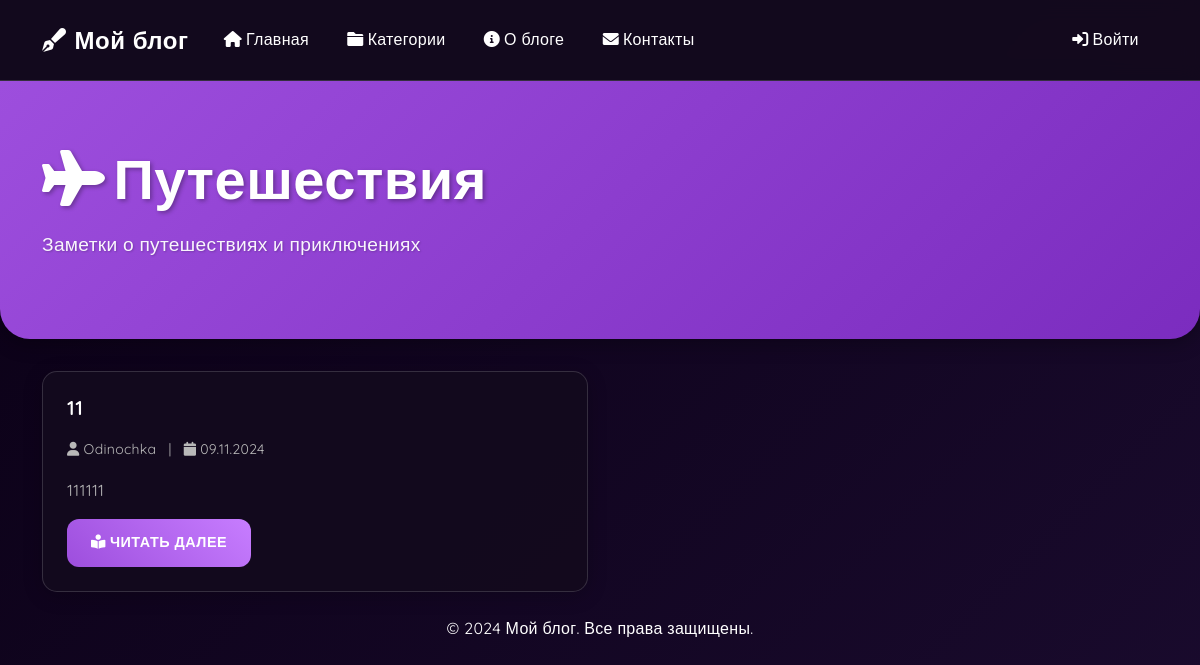
The app's page /category/-1/ with its own data.
### blog/models.py (models this page shows, shortened)
class Category(models.Model):
    name = models.CharField(max_length=100, verbose_name="Название")
    slug = models.SlugField(unique=True, blank=True)
    description = models.TextField(verbose_name="Описание")
    icon = models.CharField(max_length=50, default="fa-folder")
    class Meta:
        verbose_name = "Категория"
        verbose_name_plural = "Категории"

class Post(models.Model):
    title = models.CharField(max_length=200, verbose_name="Заголовок")
    content = RichTextField(verbose_name="Содержание")
    author = models.ForeignKey(User, on_delete=models.CASCADE, related_name='posts')
    category = models.ForeignKey(Category, on_delete=models.SET_NULL, null=True, related_name='posts')
    created_at = models.DateTimeField(auto_now_add=True)
    updated_at = models.DateTimeField(auto_now=True)
    is_published = models.BooleanField(default=False)
    thumbnail = models.ImageField(upload_to='post_thumbnails/', null=True, blank=True, verbose_name="Обложка поста")
    attachments = models.ManyToManyField('PostAttachment', blank=True, related_name='posts')
    views_count = models.PositiveIntegerField(default=0)
    is_locked = models.BooleanField(default=False, verbose_name="Заблокирован")
    class Meta:
        ordering = ['-created_at']
        verbose_name = "Пост"
        verbose_name_plural = "Посты"

### blog/views.py (the view)
# urls.py: path('category/<slug:slug>/', views.category_detail, name='category_detail'),
def category_detail(request, slug):
    category = get_object_or_404(Category, slug=slug)
    posts = Post.objects.filter(category=category, is_published=True).order_by('-created_at')
    return render(request, 'blog/category_detail.html', {
        'category': category,
        'posts': posts
    })

### blog/templates/blog/category_detail.html (shortened to what this page needs)
{% extends 'base.html' %}
{% block content %}
<div class="hero-section">
    <div class="container">
        <h1 class="display-4">
            <i class="fas {{ category.icon }} me-2"></i>{{ category.name }}
        </h1>
        <p class="lead">{{ category.description }}</p>
    </div>
</div>
<div class="container">
    <div class="row">
        {% for post in posts %}
        <div class="col-md-6 mb-4">
            <div class="card h-100">
                <div class="card-body">
                    <h5 class="card-title">{{ post.title }}</h5>
                    <p class="card-text text-muted">
                        <small>
                            <i class="fas fa-user me-1"></i>{{ post.author.username }}
                            <span class="mx-2">|</span>
                            <i class="fas fa-calendar me-1"></i>{{ post.created_at|date:"d.m.Y" }}
                        </small>
                    </p>
                    <div class="card-text mb-3">
                        {{ post.content|safe|truncatewords:30 }}
                    </div>
                    <a href="{% url 'blog:post_detail' pk=post.pk %}" class="btn btn-primary">
                        <i class="fas fa-book-reader me-1"></i>Читать далее
                    </a>
                </div>
            </div>
        </div>
        {% empty %}
        <div class="col-12">
            <div class="alert alert-info">
                <i class="fas fa-info-circle me-2"></i>В этой категории пока нет постов.
            </div>
        </div>
        {% endfor %}
    </div>
</div>
{% endblock %}

### static/css/style.css (style rules this page uses)
:root { --primary-color: #9D4EDD; --secondary-color: #7B2CBF; --accent-color: #C77DFF; --background-color: #0A0015; --card-bg: rgba(20, 10, 30, 0.95); --text-color: #FFFFFF; --text-muted: #B8B8B8; --link-color: #E0AAFF; --hover-color: #F3D1FF; --border-color: rgba(255, 255, 255, 0.15); --input-bg: rgba(30, 15, 45, 0.95); }
body { font-family: 'Quicksand', sans-serif; background: linear-gradient(135deg, var(--background-color), #1A0B2E); color: var(--text-color); min-height: 100vh; line-height: 1.6; letter-spacing: 0.3px; }
.card { background: var(--card-bg); border: 1px solid var(--border-color); border-radius: 15px; box-shadow: 0 4px 20px rgba(0, 0, 0, 0.2); transition: all 0.3s cubic-bezier(0.4, 0, 0.2, 1); }
.card-body { padding: 1.5rem; }
.card-title { color: var(--text-color); font-weight: 600; margin-bottom: 1rem; letter-spacing: 0.5px; }
.card-text { color: var(--text-muted); }
.btn { padding: 0.8rem 1.5rem; border-radius: 12px; font-weight: 600; letter-spacing: 0.5px; transition: all 0.3s cubic-bezier(0.4, 0, 0.2, 1); text-transform: uppercase; font-size: 0.9rem; position: relative; overflow: hidden; z-index: 1; }
.btn::before { content: ''; position: absolute; top: 0; left: 0; width: 100%; height: 100%; background: linear-gradient(45deg, var(--primary-color), var(--accent-color)); opacity: 0; z-index: -1; transition: opacity 0.3s ease; }
.btn-primary { background: linear-gradient(45deg, var(--primary-color), var(--accent-color)); border: none; color: white !important; }
.hero-section { background: linear-gradient(135deg, var(--primary-color), var(--secondary-color)); padding: 4rem 0; margin-bottom: 2rem; border-radius: 0 0 30px 30px; box-shadow: 0 4px 20px rgba(0, 0, 0, 0.3); }
.hero-section h1 { color: white; font-weight: 700; margin-bottom: 1rem; text-shadow: 2px 2px 4px rgba(0, 0, 0, 0.3); }
.hero-section .lead { color: rgba(255, 255, 255, 0.95); font-size: 1.2rem; text-shadow: 1px 1px 2px rgba(0, 0, 0, 0.2); }
h1, h2, h3, h4, h5, h6 { color: var(--text-color); font-weight: 600; letter-spacing: 0.5px; }
.text-muted { color: var(--text-muted) !important; }
a { color: var(--link-color); text-decoration: none; transition: all 0.3s ease; }
.form-control, .btn { transition: all 0.3s cubic-bezier(0.4, 0, 0.2, 1); }
.card { transition: all 0.3s cubic-bezier(0.4, 0, 0.2, 1); }
.btn { position: relative; overflow: hidden; z-index: 1; }

### records on screen
Category: name "Путешествия", description "Заметки о путешествиях и приключениях"
Post: title "11", author.username "Odinochka", created_at "09.11.2024", content "111111"
